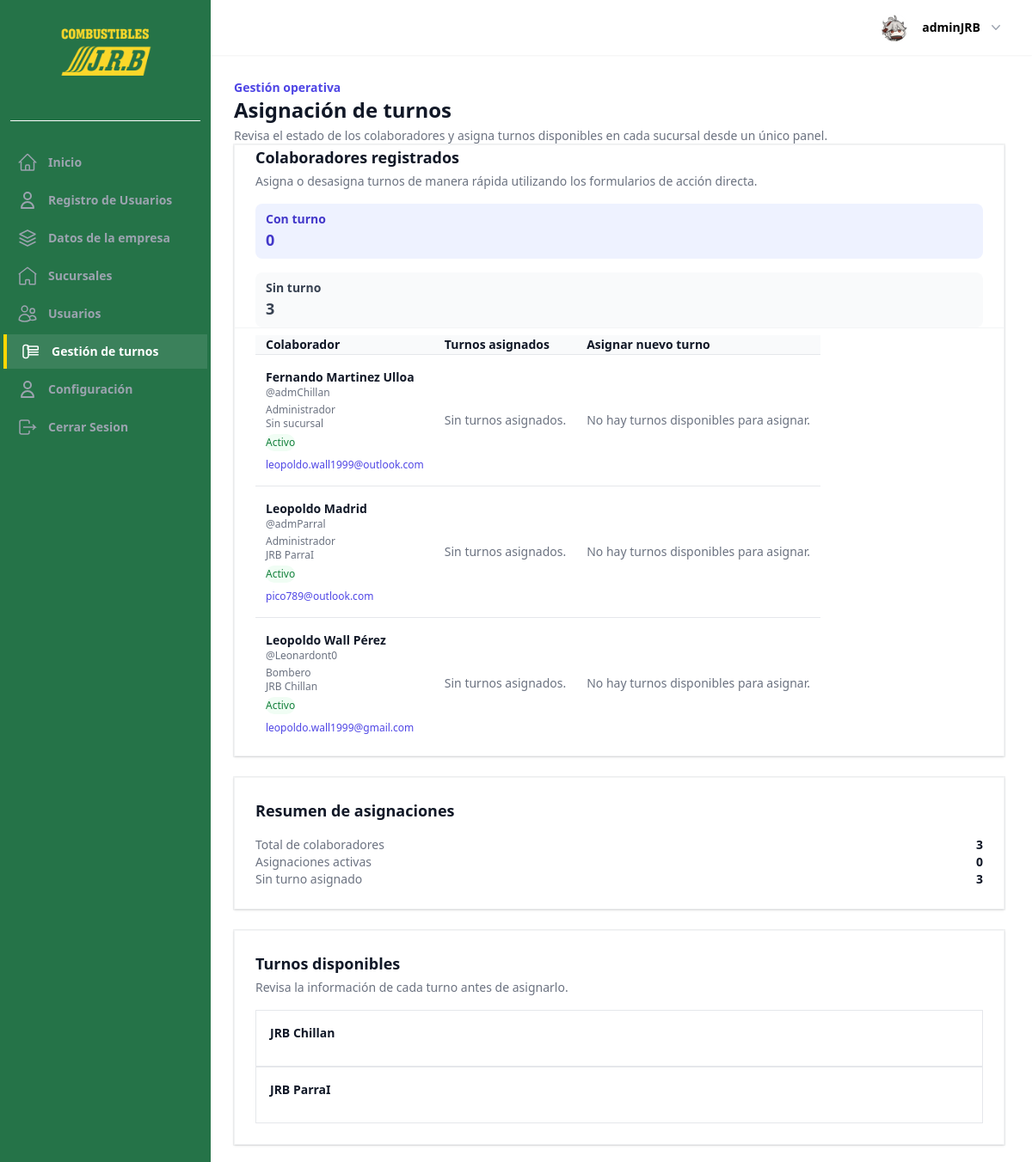
Before: /usuarios/turnos/ (signed in) with the older database file.
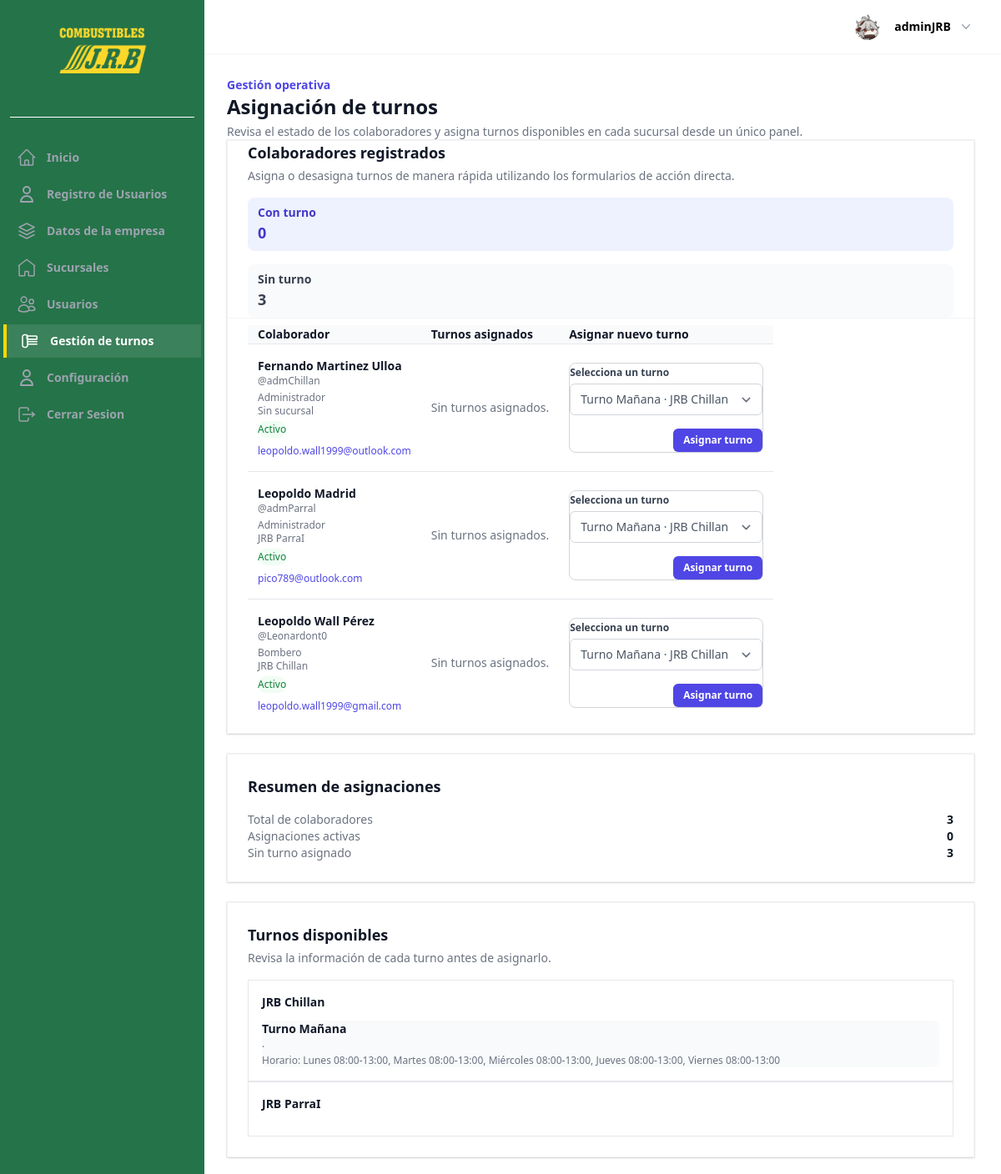
After: the same page with the newer database file.
### sucursalApp/models.py (models this page shows, shortened)
class Shift(models.Model):
    sucursal = models.ForeignKey(
        Sucursal,
        on_delete=models.CASCADE,
        related_name="shifts",
        verbose_name="Sucursal",
    )
    name = models.CharField("Nombre", max_length=150)
    description = models.TextField("Descripción", blank=True)
    created_at = models.DateTimeField("Fecha de creación", auto_now_add=True)
    updated_at = models.DateTimeField("Fecha de actualización", auto_now=True)
    class Meta:
        verbose_name = "Turno"
        verbose_name_plural = "Turnos"
        ordering = ("sucursal__name", "name")
    def get_schedule_summary(self) -> list[dict[str, str]]:
        summary = []
        for schedule in self.schedules.order_by("day_of_week", "start_time"):
            summary.append(
                {
                    "day": schedule.get_day_of_week_display(),
                    "start": schedule.start_time.strftime("%H:%M"),
                    "end": schedule.end_time.strftime("%H:%M"),
                }
            )
        return summary

### UsuarioApp/views.py (the view, shortened to what this page needs)
class UserShiftManagementView(LoginRequiredMixin, View):
    template_name = "pages/usuarios/gestion_turnos.html"
    def get(self, request, *args, **kwargs):
        profiles = (
            Profile.objects.select_related(
                "user_FK", "position_FK", "current_branch"
            )
            .prefetch_related(
                "shift_assignments__shift__sucursal",
                "shift_assignments__shift__schedules",
            )
            .order_by(
                "user_FK__first_name",
                "user_FK__last_name",
                "user_FK__username",
            )
        )
        request_profile = getattr(request.user, "profile", None)
        company_rut: str | None = None
        allowed_branch_ids: set[int] = set()
        allowed_branches_qs = Sucursal.objects.none()
        if request_profile is None:
            profiles = profiles.none()
        else:
            if request_profile.is_owner():
                company = getattr(request_profile, "company", None)
                if company is not None:
                    company_rut = company.rut
                    allowed_branches_qs = company.branches.all()
                elif request_profile.company_rut:
                    company_rut = Company.normalize_rut(request_profile.company_rut)
                    allowed_branches_qs = Sucursal.objects.filter(
                        company__rut=company_rut
                    )
                allowed_branch_ids = set(
                    allowed_branches_qs.values_list("id", flat=True)
                )
                if company_rut:
                    profiles = profiles.filter(company_rut=company_rut)
                else:
                    profiles = profiles.none()
        profiles = profiles.distinct()
        allowed_branches = list(allowed_branches_qs.order_by("name"))
        allowed_branch_ids = set(
            branch.id for branch in allowed_branches if branch is not None
        )
        employees: list[dict[str, Any]] = []
        assigned_employees = 0
        total_assignments = 0
        def summarize_schedule(schedule: list[dict[str, str]]) -> str:
            if not schedule:
                return ""
            return ", ".join(
                f"{item['day']} {item['start']}-{item['end']}" for item in schedule
            )
        for profile in profiles:
            user = profile.user_FK
            assignments: list[dict[str, Any]] = []
            assignments.sort(key=lambda item: item["shift_name"].lower())
            if assignments:
                assigned_employees += 1
                total_assignments += len(assignments)
            current_branch_name = None
            if profile.current_branch and (
                not allowed_branch_ids
                or profile.current_branch_id in allowed_branch_ids
            ):
                current_branch_name = profile.current_branch.name
            employees.append(
                {
                    "id": user.id,
                    "profile_id": profile.id,
                    "full_name": user.get_full_name() or user.username,
                    "username": user.username,
                    "email": user.email,
                    "role": (
                        profile.position_FK.user_position
                        if profile.position_FK
                        else "Sin cargo"
                    ),
                    "branch": current_branch_name,
                    "is_active": user.is_active,
                    "assignments": assignments,
                }
            )
        shift_queryset = (
            Shift.objects.select_related("sucursal")
            .prefetch_related("schedules")
            .order_by("sucursal__name", "name")
        )
        if allowed_branch_ids:
            shift_queryset = shift_queryset.filter(sucursal_id__in=allowed_branch_ids)
        elif company_rut:
            shift_queryset = shift_queryset.filter(sucursal__company__rut=company_rut)
        else:
            shift_queryset = shift_queryset.none()
        branch_map: dict[int, dict[str, Any]] = {}
        for branch in allowed_branches:
            create_url = reverse(
                "shift_assignment_create",
                kwargs={"branch_pk": branch.id},
            )
            branch_map[branch.id] = {
                "id": branch.id,
                "name": branch.name,
                "create_url": create_url,
                "shifts": [],
            }
        shift_choices: list[dict[str, Any]] = []
        for shift in shift_queryset:
            schedule_summary = shift.get_schedule_summary()
            create_url = reverse(
                "shift_assignment_create",
                kwargs={"branch_pk": shift.sucursal_id},
            )
            branch_entry = branch_map.get(shift.sucursal_id)
            if branch_entry is None:
                continue
            shift_entry = {
                "id": shift.id,
                "name": shift.name,
                "description": shift.description,
                "branch_id": shift.sucursal_id,
                "branch_name": shift.sucursal.name,
                "schedule": schedule_summary,
                "schedule_display": summarize_schedule(schedule_summary),
                "create_url": create_url,
            }
            branch_entry["shifts"].append(shift_entry)
            shift_choices.append(shift_entry)
        branches = sorted(branch_map.values(), key=lambda item: item["name"].lower())
        total_employees = len(employees)
        unassigned_employees = total_employees - assigned_employees
        context = {
            "employees": employees,
            "shift_choices": shift_choices,
            "branches": branches,
            "summary": {
                "total_employees": total_employees,
                "assigned_employees": assigned_employees,
                "unassigned_employees": unassigned_employees,
                "total_assignments": total_assignments,
            },
        }
        return render(request, self.template_name, context)

### templates/pages/usuarios/gestion_turnos.html (shortened to what the changed rows need)
{% extends 'components/Layout/base_extendido.html' %}
{% load static %}
{% block content_main %}
  <div class="space-y-8 pb-10">
    <header class="space-y-2">
      <div>
        <h1 class="text-2xl font-semibold text-gray-900">Asignación de turnos</h1>
      </div>
    </header>
    <section class="grid gap-6 xl:grid-cols-3">
      <div class="space-y-6 xl:col-span-2">
        <div class="rounded-2xl bg-white shadow ring-1 ring-gray-900/5">
          <div class="border-b border-gray-100 px-6 py-6 sm:px-8">
            <div class="flex flex-col gap-4 md:flex-row md:items-center md:justify-between">
              <div>
                <h2 class="text-lg font-semibold text-gray-900">Colaboradores registrados</h2>
              </div>
            </div>
          </div>
          <div class="px-6 py-6 sm:px-8">
            {% if employees %}
              <div class="-mx-6 -my-2 overflow-x-auto sm:-mx-8">
                <div class="inline-block min-w-full py-2 align-middle">
                  <table class="min-w-full divide-y divide-gray-200">
                    <thead class="bg-gray-50">
                      <tr>
                        <th scope="col" class="px-3 py-3.5 text-left text-sm font-semibold text-gray-900">Colaborador</th>
                        <th scope="col" class="px-3 py-3.5 text-left text-sm font-semibold text-gray-900">Turnos asignados</th>
                        <th scope="col" class="px-3 py-3.5 text-left text-sm font-semibold text-gray-900">Asignar nuevo turno</th>
                      </tr>
                    </thead>
                    <tbody class="divide-y divide-gray-100 bg-white">
                      {% for employee in employees %}
                        <tr class="align-top">
                          <td class="w-64 px-3 py-4 text-sm text-gray-600">
                            <p class="font-semibold text-gray-900">{{ employee.full_name }}</p>
                            <p class="text-xs text-gray-500">@{{ employee.username }}</p>
                            <p class="mt-1 text-xs text-gray-500">{{ employee.role }}</p>
                            <p class="text-xs text-gray-500">{{ employee.branch|default:'Sin sucursal' }}</p>
                            <p class="mt-1 inline-flex items-center rounded-full px-2.5 py-0.5 text-xs font-medium {{ employee.is_active|yesno:'bg-green-50 text-green-700, bg-red-50 text-red-700' }}">
                              {{ employee.is_active|yesno:'Activo,Inactivo' }}
                            </p>
                            {% if employee.email %}
                              <p class="mt-2 text-xs">
                                <a href="mailto:{{ employee.email }}" class="text-indigo-600 hover:text-indigo-500">{{ employee.email }}</a>
                              </p>
                            {% endif %}
                          </td>
                          <td class="px-3 py-4 text-sm text-gray-600">
                            {% if employee.assignments %}
                              <ul class="space-y-3">
                                {% for assignment in employee.assignments %}
                                  <li class="rounded-lg border border-gray-200 p-3">
                                    <div class="flex items-start justify-between gap-3">
                                      <div>
                                        <p class="text-sm font-semibold text-gray-900">{{ assignment.shift_name }}</p>
                                        <p class="text-xs text-gray-500">{{ assignment.branch_name }}</p>
                                      </div>
                                      <span class="inline-flex items-center rounded-full px-2.5 py-0.5 text-xs font-medium {{ assignment.is_active|yesno:'bg-emerald-50 text-emerald-700, bg-yellow-50 text-yellow-700' }}">
                                        {{ assignment.is_active|yesno:'Activo,Vencido' }}
                                      </span>
                                    </div>
                                    {% if assignment.schedule_display %}
                                      <p class="mt-2 text-xs text-gray-500">Horario: {{ assignment.schedule_display }}</p>
                                    {% endif %}
                                    <form method="post" action="{{ assignment.delete_url }}" class="mt-3 inline-flex">
                                      {% csrf_token %}
                                      <button type="submit" class="text-xs font-semibold text-red-600 hover:text-red-500">Desasignar</button>
                                    </form>
                                  </li>
                                {% endfor %}
                              </ul>
                            {% else %}
                              <p class="text-sm text-gray-500">Sin turnos asignados.</p>
                            {% endif %}
                          </td>
                          <td class="px-3 py-4 text-sm text-gray-600">
                            {% if shift_choices %}
                              <form method="post" data-assign-form class="space-y-3 rounded-lg border border-dashed border-gray-300 p-3">
                                <div>
                                  <label for="shift-select-{{ forloop.counter }}" class="text-xs font-semibold text-gray-700">Selecciona un turno</label>
                                  <select
                                    id="shift-select-{{ forloop.counter }}"
                                    name="shift"
                                    class="mt-1 block w-full rounded-md border-gray-300 text-sm focus:border-indigo-500 focus:ring-indigo-500"
                                    required
                                    data-shift-select
                                  >
                                    {% for shift in shift_choices %}
                                      <option value="{{ shift.id }}" data-create-url="{{ shift.create_url }}">
                                        {{ shift.name }} · {{ shift.branch_name }}
                                      </option>
                                    {% endfor %}
                                  </select>
                                </div>
                                <div class="flex justify-end">
                                  <button type="submit" class=" mt-4 items-center rounded-md bg-indigo-600 px-3 py-1.5 text-xs font-semibold text-white shadow-sm hover:bg-indigo-500 focus-visible:outline focus-visible:outline-2 focus-visible:outline-offset-2 focus-visible:outline-indigo-600">
                                    Asignar turno
                                  </button>
                                </div>
                              </form>
                            {% else %}
                              <p class="text-sm text-gray-500">No hay turnos disponibles para asignar.</p>
                            {% endif %}
                          </td>
                        </tr>
                      {% endfor %}
                    </tbody>
                  </table>
                </div>
              </div>
            {% else %}
              <div class="rounded-lg border border-dashed border-gray-300 p-8 text-center">
                <h3 class="text-base font-semibold text-gray-900">No se encontraron colaboradores</h3>
                <p class="mt-1 text-sm text-gray-500">Crea usuarios o perfiles para comenzar a gestionar los turnos.</p>
              </div>
            {% endif %}
          </div>
        </div>
      </div>
      <aside class="space-y-6">
        <div class="rounded-2xl bg-white p-6 shadow ring-1 ring-gray-900/5">
          <h2 class="text-lg font-semibold text-gray-900">Resumen de asignaciones</h2>
        </div>
        <div class="rounded-2xl bg-white p-6 shadow ring-1 ring-gray-900/5">
          <h2 class="text-lg font-semibold text-gray-900">Turnos disponibles</h2>
          {% if branches %}
            <div class="mt-4 space-y-5">
              {% for branch in branches %}
                <div class="rounded-xl border border-gray-200 p-4">
                  <h3 class="text-sm font-semibold text-gray-900">{{ branch.name }}</h3>
                  <ul class="mt-3 space-y-3">
                    {% for shift in branch.shifts %}
                      <li class="rounded-lg bg-gray-50 p-3">
                        <p class="text-sm font-semibold text-gray-900">{{ shift.name }}</p>
                        {% if shift.description %}
                          <p class="text-xs text-gray-500">{{ shift.description }}</p>
                        {% endif %}
                        {% if shift.schedule_display %}
                          <p class="mt-1 text-xs text-gray-500">Horario: {{ shift.schedule_display }}</p>
                        {% else %}
                          <p class="mt-1 text-xs text-gray-400">Horario no configurado</p>
                        {% endif %}
                      </li>
                    {% endfor %}
                  </ul>
                </div>
              {% endfor %}
            </div>
          {% else %}
            <p class="mt-4 text-sm text-gray-500">Aún no se han configurado turnos en las sucursales registradas.</p>
          {% endif %}
        </div>
      </aside>
    </section>
  </div>
{% endblock content_main %}

Changed rows visible on the page:
added Shift: shift "Turno Mañana · JRB Chillan" "Turno Mañana · JRB Chillan" "Turno Mañana · JRB Chillan", name "Turno Mañana"
Other visible differences:
list line gone: "No hay turnos disponibles para asignar."
new list line: "Selecciona un turno Asignar turno"
new list line: ". Horario: Lunes 08:00-13:00, Martes 08:00-13:00, Miércoles 08:00-13:00, Jueves 08:00-13:00, Viernes 08:00-13:00"
